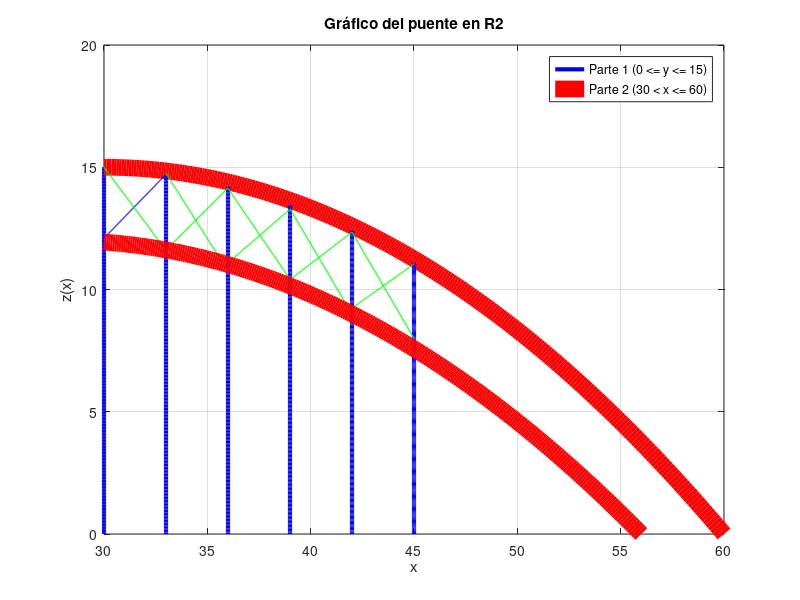

MATLAB code for this plot:


x5_val=45
x4_val=39
x3_val=33
x2_val=42
x1_val=36
x_val=30

% Paso 1: Definir los dominios de las partes
y = linspace(0, 15, 250);  % Primera parte: de 0 a 30
x2 = linspace(30, 60, 250);  % Segunda parte: de 30 a 60
y = linspace(0, 15, 250);
y1=linspace(0, 14.2, 250);
y2=linspace(0, 12.4, 250);
x3= linspace(30, 33, 250);
x4= linspace(36, 39, 250);
x5= linspace(30, 33, 250);
x6=linspace(33, 36, 250);
x7=linspace(33, 36, 250);
x8=linspace(36, 39, 250);
x9= linspace(30, 56, 250);
y3=linspace(0, 14.635, 250);
y4=linspace(0, 13.45, 250);
y5=linspace(0, 11.07, 250);
x10=linspace(39, 42, 250);
x11=linspace(39, 42, 250);
x12=linspace(42, 45, 250);
x13=linspace(42, 45, 250);


% Paso 2: Definir las funciones en cada dominio
z1 = -1/60 * (y - 30).^2 + 15;  % Función para la primera parte
z2 = -1/60 * (x2 - 30).^2 + 15;  % Función para la segunda parte
z3=(0.87.*x3)-14   % Función para la segunda parte
z4=-(1.2433.*x4)+58.9
z5=-(17/15.*x5)+49
z6=(0.846.*x6)-16.3
z7=-(1.3333.*x7)+58.75
z8=0.733.*x8-15.3
z9=-(3/196).*x9.*(x9-56)
z10=0.65.*x10-14.95
z11=-(1.4333.*x11)+69.2
z12=-(1.45.*x12)+73.25
z13=0.603.*x13-16.09

% Paso 3: Graficar las dos partes de la función
figure;  % Crear una nueva figura
plot(x_val * ones(size(y)), y, 'LineWidth', 3,'Color', "b");  % Graficar la primera parte en azul
hold on;  % Mantener la gráfica
plot(x2, z2, 'r', 'LineWidth', 12);  % Graficar la segunda parte en rojo

plot(x1_val * ones(size(y1)), y1, 'LineWidth', 3,'Color', "b");  % Graficar la primera parte en azul

plot(x2_val * ones(size(y2)), y2, 'LineWidth', 3,'Color', "b");  % Graficar la primera parte en azul

plot(x3_val * ones(size(y2)), y3, 'LineWidth', 3,'Color', "b");  % Graficar la primera parte en azul

plot(x4_val * ones(size(y2)), y4, 'LineWidth', 3,'Color', "b");  % Graficar la primera parte en azul

plot(x5_val * ones(size(y2)), y5, 'LineWidth', 3,'Color', "b");  % Graficar la primera parte en azul



plot(x3, z3, 'r', 'LineWidth', 1,'Color',"b");  % Graficar la segunda parte en rojo 1

plot(x4, z4, 'r', 'LineWidth', 1,'Color',"g");  % Graficar la segunda parte en rojo 2

plot(x5, z5, 'r', 'LineWidth', 1,'Color',"g");  % Graficar la segunda parte en rojo 3

plot(x6, z6, 'r', 'LineWidth', 1,'Color',"g");  % Graficar la segunda parte en rojo 4

plot(x7, z7, 'r', 'LineWidth', 1,'Color',"g");  % Graficar la segunda parte en rojo

plot(x8, z8, 'r', 'LineWidth', 1,'Color',"g");  % Graficar la segunda parte en rojo

plot(x10, z10, 'r', 'LineWidth', 1,'Color',"g");  % Graficar la segunda parte en rojo

plot(x11, z11, 'r', 'LineWidth', 1,'Color',"g");  % Graficar la segunda parte en rojo

plot(x12, z12, 'r', 'LineWidth', 1,'Color',"g");  % Graficar la segunda parte en rojo

plot(x13, z13, 'r', 'LineWidth', 1,'Color',"g");  % Graficar la segunda parte en rojo

plot(x9, z9, 'r', 'LineWidth', 12,'Color',"r");  % Graficar la segunda parte en rojo





% Paso 4: Añadir etiquetas y título
xlabel('x');
ylabel('z(x)');
title('Gráfico del puente en R2');
legend('Parte 1 (0 <= y <= 15)', 'Parte 2 (30 < x <= 60)', 'Location', 'Best');
grid on;  % Activar la cuadrícula
hold off;  % Dejar de mantener la gráfica